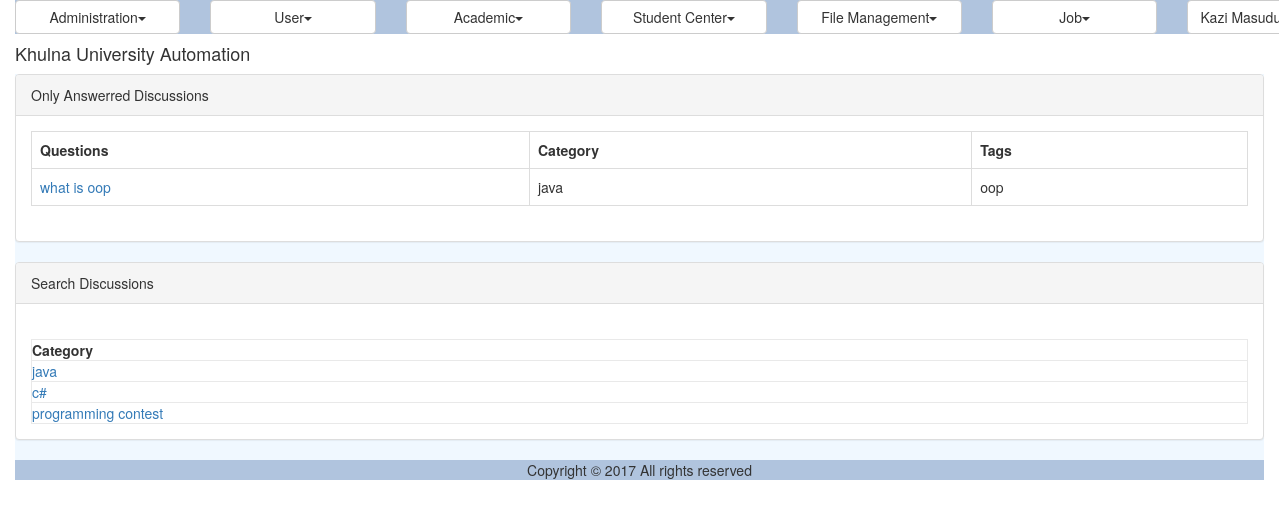
/discussion_answered.php (signed in), run on the app's committed database.
### tables this page shows
CREATE TABLE `dms_discussion` (
  `ID` varchar(40) NOT NULL,
  `Title` varchar(150) NOT NULL,
  `CategoryID` varchar(40) NOT NULL,
  `Description` varchar(300) NOT NULL,
  `Tag` varchar(200) NOT NULL,
  `CreationDate` datetime NOT NULL,
  `CreatorID` varchar(40) NOT NULL
);

CREATE TABLE `dms_discussion_category` (
  `ID` varchar(40) NOT NULL,
  `Name` varchar(40) NOT NULL
);

### util/class.util.inc (called while the page is built, shortened)
<?php
class ConfigUtil implements I_DBConfig, I_LogConfig, I_LanguageConfig{
	public static $s_instance;
	private $_host;
	private $_username;
	private $_password;
	private $_database;
	public static function getInstance() {
		if(!self::$s_instance) {
			self::$s_instance = new self();
		}
		return self::$s_instance;
	}
	private function readConfig(){
		$this->_ini_array = parse_ini_file(CONFIG.'system.ini');
		$this->_host =	$this->_ini_array['db_host'];
		$this->_username = $this->_ini_array['db_username'];
		$this->_password = $this->_ini_array['db_password'];
		$this->_database = $this->_ini_array['db_database'];
	}
	public function getDBHost(){
		return $this->_host;
	}
	public function getDBUserName(){
		return $this->_username;
	}
	public function getDBPassword(){
		return $this->_password;
	}
	public function getDBName(){
		return $this->_database;
	}
}
class DBUtil implements I_DBUtil {
	private static $s_instance;
	private $_host;
	private $_username;
	private $_password;
	private $_database;
	protected $_connection;
	protected $_result;
	public static function getInstance() {
		if(!self::$s_instance) {
			self::$s_instance = new self();
		}
		return self::$s_instance;
	}
	private function readDBConfig(){
		$_config = ConfigUtil::getInstance();
		$this->_host = $_config->getDBHost();
		$this->_username = $_config->getDBUserName();
		$this->_password = $_config->getDBPassword();
		$this->_database = $_config->getDBName();
	}
	private function setConnection(){
		$this->_connection = new mysqli($this->_host, $this->_username,
			$this->_password, $this->_database);
	}
	public function doQuery($sql) {
		$this->_result = $this->_connection->query($sql) or die(mysqli_error($this->_connection));
		return $this->_result;
	}
	public function getNumRows() {
		$this->_numRows = mysqli_num_rows($this->_result);
		return $this->_numRows;
	}
	public function getAllRows() {
		$rows = array();
		for($x = 0; $x < $this->getNumRows(); $x++) {
			$rows[] = mysqli_fetch_assoc($this->_result);
		}
		return $rows;
	}
	public function getTopRow() {
		return $this->_result->fetch_array();
	}
}
class LogUtil{
	private static $s_instance;
	public static function getInstance(){
		if(!self::$s_instance) {
			self::$s_instance = new self();
		}
		return self::$s_instance;
	}
}
class LangUtil{
	private static $s_instance;
	public static function getInstance() {
		if(!self::$s_instance) {
			self::$s_instance = new self();
		}
		return self::$s_instance;
	}
}
?>

### modules/forum/ui/blade/view.answered.blade.inc (called while the page is built, shortened)
<?php
include_once UTILITY.'class.util.inc';
include_once MODULES_FORUM.'bao/class.answeredbao.inc';
$_AnsweredBAO = new AnsweredBAO();
?>

### modules/forum/bao/class.answeredbao.inc (called while the page is built, shortened)
<?php
include_once UTILITY.'class.util.inc';
include_once MODULES_FORUM.'dao/class.answereddao.inc';
Class AnsweredBAO{
	private $_AnsweredDAO;
	public function __construct(){
		$this->_AnsweredDAO = new AnsweredDAO();
	}
	public function getAllDiscussions(){
		$Result = $this->_AnsweredDAO->getAllDiscussions();
		return $Result;
	}
	public function getAllDiscussionCategorys(){
		$Result = $this->_AnsweredDAO->getAllDiscussionCategorys();
		return $Result;
	}
	public function getNameFromCatagoryID($Discussion){
		$Result = $this->_AnsweredDAO->getNameFromCatagoryID($Discussion);
		return $Result;
	}
}
?>

### modules/forum/dao/class.answereddao.inc (called while the page is built, shortened)
<?php
include_once COMMON.'class.common.inc';
include_once COMMON.'class.common.forum.inc';
include_once UTILITY.'class.util.inc';
Class AnsweredDAO{
	private $_DB;
	public function __construct(){
		$this->_DB = DBUtil::getInstance();
	}
	public function getAllDiscussions(){
		$DiscussionList = array();
		$this->_DB->doQuery("SELECT * FROM dms_discussion WHERE ID IN (SELECT DiscussionID FROM dms_discussion_comment)");
		$rows = $this->_DB->getAllRows();
		for($i = 0; $i < sizeof($rows); $i++) {
			$row = $rows[$i];
			$this->_Discussion = new Discussion();
		    $this->_Discussion->setID ( $row['ID']);
		    $this->_Discussion->setName( $row['Title'] );
		    $this->_Discussion->setCategory( $row['CategoryID'] );
		    $this->_Discussion->setDescription( $row['Description'] );
		    $this->_Discussion->setTag( $row['Tag'] );
		    $this->_Discussion->setCreationDate( $row['CreationDate'] );
		    $this->_Discussion->setCreator( $row['CreatorID'] );
		    $DiscussionList[]=$this->_Discussion;
		}
		$Result = new Result();
		$Result->setIsSuccess(1);
		$Result->setResultObject($DiscussionList);
		return $Result;
	}
	public function getAllDiscussionCategorys(){
		$DiscussionCategoryList = array();
		$this->_DB->doQuery("SELECT * FROM dms_discussion_category");
		$rows = $this->_DB->getAllRows();
		for($i = 0; $i < sizeof($rows); $i++) {
			$row = $rows[$i];
			$this->_DiscussionCategory = new DiscussionCategory();
		    $this->_DiscussionCategory->setID ( $row['ID']);
		    $this->_DiscussionCategory->setName( $row['Name'] );
		    $DiscussionCategoryList[]=$this->_DiscussionCategory;
		}
		$Result = new Result();
		$Result->setIsSuccess(1);
		$Result->setResultObject($DiscussionCategoryList);
		return $Result;
	}
	public function getNameFromCatagoryID($CatagoryID){
		$SQL = "SELECT * FROM dms_discussion_category
				WHERE ID='".$CatagoryID."'";
		$SQL = $this->_DB->doQuery($SQL);
		$row = $this->_DB->getTopRow();
		$this->_DiscussionCategory = new DiscussionCategory();
		$this->_DiscussionCategory->setID ( $row['ID']);
		$this->_DiscussionCategory->setName( $row['Name'] );
	 	$Result = new Result();
		$Result->setIsSuccess(1);
		$Result->setResultObject($this->_DiscussionCategory);
		return $Result;
	}
}
?>

### common/class.common.inc (called while the page is built, shortened)
<?php
class Result{
    private $_IsSuccess=0;
    private $_ResultObject;
    public function setIsSuccess($IsSuccess){
        $this->_IsSuccess = $IsSuccess;
    }
    public function getIsSuccess(){
        return $this->_IsSuccess;
    }
    public function setResultObject($ResultObject){
        $this->_ResultObject = $ResultObject;
    }
    public function getResultObject(){
        return $this->_ResultObject;
    }
}
?>

### common/class.common.forum.inc (called while the page is built, shortened)
<?php
class DiscussionCategory{
    private $_ID;
    private $_name;
    public function setID ( $ID ) {
        $this->_ID = $ID;
    }
    public function getID () {
        return $this->_ID;
    }
    public function setName ($Name){
        $this->_name = $Name;
    }
    public function getName(){
        return $this->_name;
    }
}
class Discussion{
    private $_ID;
    private $_Name;
    private $_Category;
    private $_Tag;
    public function setID ( $ID ) {
        $this->_ID = $ID;
    }
    public function getID () {
        return $this->_ID;
    }
    public function setName ( $Name ) {
        $this->_Name = $Name;
    }
    public function getName () {
        return $this->_Name;
    }
    public function setCategory ( $Category ) {
        $this->_Category = $Category;
    }
    public function getCategory () {
        return $this->_Category;
    }
    public function setTag( $Tag ) {
        $this->_Tag = $Tag;
    }
    public function getTag() {
        return $this->_Tag;
    }
}
?>

### modules/forum/ui/view.answered.inc (the view)
<?php
include_once 'blade/view.answered.blade.inc';
include_once COMMON.'class.common.inc';
include_once COMMON.'class.common.forum.inc';
?>
<div class="panel panel-default">
    <div class="panel-heading">Only Answerred Discussions</div>
    <div class="panel-body">
	<table class="table table-bordered">
	<?php
	$Result = $_AnsweredBAO->getAllDiscussions();
	if($Result->getIsSuccess()){
		$DiscussionList = $Result->getResultObject();
	?>
		<tr>
			<th>Questions</th>
			<th>Category</th>
			<th>Tags</th>
		</tr>
		<?php
		for($i = 0; $i < sizeof($DiscussionList); $i++) {
			$Discussion = $DiscussionList[$i];
			?>
		    <tr>
		    <td><a href="discussion_comment.php?view=<?php echo $Discussion->getID(); ?>" onclick="return ; " >
		    <?php echo $Discussion->getName(); ?></a></td>
			    <td><?php $id = $Discussion->getCategory();
			    	$Result2 = $_AnsweredBAO->getNameFromCatagoryID($id);
			    	if ($Result2->getIsSuccess()) {
			    		$DiscussionCategory = $Result2->getResultObject();
			    		echo $DiscussionCategory->getName();
			    	}
			    	 ?></td>
			    <td><?php echo $Discussion->getTag(); ?></td>
		    </tr>
	    <?php
		}
	}
	else{
		echo $Result->getResultObject();
	}
	?>
	</table>
</div>
</div>
<div class="panel panel-default">
    <div class="panel-heading">Search Discussions</div>
    <div class="panel-body">
		<table class="table table-bordered">
		<table width="100%" border="1" cellpadding="15" bgcolor=" #d9b3ff">
			<tr><th>Category</th></tr>
			<tr><?php
				$Result = $_AnsweredBAO->getAllDiscussionCategorys();
				if($Result->getIsSuccess())
				{
					$DiscussionCategorys = $Result->getResultObject();
			        for ($i=0; $i < sizeof($DiscussionCategorys); $i++)
					{
						$DiscussionCategory = $DiscussionCategorys[$i];?>
						<tr><td><a href="search_discussion.php?Category=<?php echo $DiscussionCategory->getID(); ?>" onclick="return; "> <?php echo $DiscussionCategory->getName() ?> </a></td></tr>
					<?php
					}
				}
				?>
			</tr>
		</table>
	</div>
</div>

### resources/css/style.css (style rules this page uses)
table,td { border:solid #e9e9e9 1px; }

### data on the page
dms_discussion: Title "what is oop", dms_discussion_category.Name "java", Tag "oop"
dms_discussion_category: Name "java"
dms_discussion_category: Name "c#"
dms_discussion_category: Name "programming contest"

### other printed values
$globalMenu[$i]->getTitle() "Administration User Academic Student Center File Management Job"
$CurrentUser->getFullName() "Kazi…"
